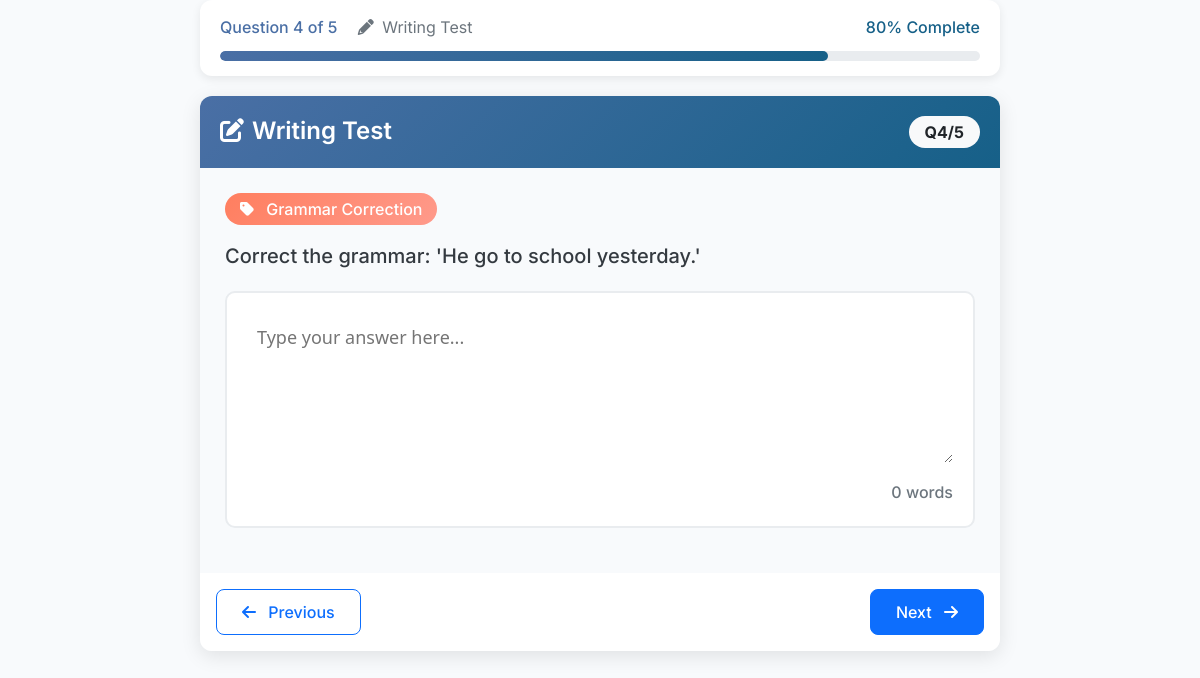
The app's page /writing/test/2/question/4/ (signed in) with its own data.
### writing/models.py (models this page shows, shortened)
class WritingQuestion(models.Model):
    QUESTION_TYPES = [
        ('picture_description', 'Picture Description'),
        ('tense_change', 'Tense Change'),
        ('article_complete', 'Article Completion'),
        ('dictation', 'Dictation'),
        ('grammar_correction', 'Grammar Correction'),
    ]
    test = models.ForeignKey(WritingTest, on_delete=models.CASCADE, related_name='questions')
    order = models.IntegerField(default=1)
    question_type = models.CharField(max_length=50, choices=QUESTION_TYPES)
    prompt = models.TextField()
    correct_answer = models.TextField(help_text="Main correct answer for auto-checking")
    acceptable_answers = models.JSONField(default=list, blank=True, help_text="List of other acceptable answers in JSON format")
    explanation = models.TextField(blank=True)
    picture_filename = models.CharField(max_length=200, blank=True, help_text="Name of image file in static folder")
    required_keywords = models.JSONField(default=list, blank=True, help_text="Keywords that should be present")
    min_sentences = models.IntegerField(default=2)
    min_words = models.IntegerField(default=15)
    max_words = models.IntegerField(default=50)
    audio_filename = models.CharField(max_length=200, blank=True, help_text="Name of audio file for dictation")

### writing/views.py (the view)
# urls.py: path('test/<int:test_id>/question/<int:question_number>/', views.writing_question, name='writing_question'),
@login_required
@pretest_access_required('writing')
def writing_question(request, test_id, question_number):
    test = get_object_or_404(WritingTest, id=test_id, is_active=True)
    try:
        question = WritingQuestion.objects.get(test=test, order=question_number)
    except WritingQuestion.DoesNotExist:
        return redirect('writing:writing_test_home', test_id=test.id)
    total_questions = test.questions.count()
    session_key = get_session_key(request)
    previous_response = WritingResponse.objects.filter(
        session_key=session_key,
        question=question
    ).first()
    next_question = question_number + 1 if question_number < total_questions else None
    prev_question = question_number - 1 if question_number > 1 else None
    progress_percentage = int((question_number / total_questions) * 100)
    context = {
        'test': test,
        'question': question,
        'question_number': question_number,
        'total_questions': total_questions,
        'progress_percentage': progress_percentage,
        'next_question': next_question,
        'prev_question': prev_question,
        'previous_answer': previous_response.user_answer if previous_response else '',
    }
    return render(request, 'writing/writing_question.html', context)

### home_page/context_processors.py (called while the page is built)
def user_profile_context(request):
    context = {
        'user_logged_in': request.user.is_authenticated,
        'pretest_completed': False,
        'user_profile': None,
    }
    if request.user.is_authenticated:
        try:
            profile = StudentProfile.objects.get(user=request.user)
            context['user_profile'] = profile
            context['pretest_completed'] = profile.pretest_completed
        except StudentProfile.DoesNotExist:
            profile = StudentProfile.objects.create(user=request.user)
            context['user_profile'] = profile
            context['pretest_completed'] = False
    return context

### writing/views.py (called while the page is built)
def get_session_key(request):
    if not request.session.session_key:
        request.session.create()
    return request.session.session_key

### writing/templates/writing/writing_question.html (shortened to what this page needs)
{% extends 'writing/base.html' %}
{% load static %}
{% block content %}
<div class="writing-container">
    <div class="progress-container">
        <div class="d-flex justify-content-between align-items-center">
            <div>
                <span class="progress-text" style="color: #4a6fa5;">
                    Question {{ question_number }} of {{ total_questions }}
                </span>
                <span class="text-muted ms-3">
                    <i class="fas fa-pencil-alt me-1"></i>
                    Writing Test
                </span>
            </div>
            <span class="progress-text" style="color: #166088;">
                {{ progress_percentage }}% Complete
            </span>
        </div>
        <div class="progress">
            <div class="progress-bar" role="progressbar"
                 style="width: {{ progress_percentage }}%"
                 aria-valuenow="{{ progress_percentage }}"
                 aria-valuemin="0"
                 aria-valuemax="100">
            </div>
        </div>
    </div>
    <div class="question-card">
        <div class="question-header">
            <div class="d-flex justify-content-between align-items-center">
                <h3 class="mb-0">
                    <i class="fas fa-edit me-2"></i>Writing Test
                </h3>
                <div class="badge bg-light text-dark px-3 py-2 rounded-pill">
                    Q{{ question_number }}/{{ total_questions }}
                </div>
            </div>
        </div>
        <div class="question-body">
            <div class="mb-3">
                <span class="question-type-badge badge"
                      style="background: linear-gradient(135deg, #ff7e5f, #ff9a8b); color: white;">
                    <i class="fas fa-tag me-2"></i>
                    {{ question.get_question_type_display }}
                </span>
            </div>
            <div class="mb-3">
                <div class="question-prompt">
                    {{ question.prompt|linebreaks }}
                </div>
            </div>
            <div class="answer-box">
                <form id="answerForm">
                    <textarea id="userAnswer"
                              class="answer-textarea"
                              placeholder="Type your answer here..."
                              oninput="updateWordCount()"
                              spellcheck="false"
                              autocorrect="off"
                              autocapitalize="off"
                              autocomplete="off">{{ previous_answer }}</textarea>
                    <div class="word-counter">
                        <span id="wordCount">0</span> words
                    </div>
                </form>
            </div>
        </div>
        <div class="card-footer bg-white border-0 pt-3 pb-3">
            <div class="d-flex justify-content-between">
                {% if prev_question %}
                <a href="{% url 'writing:writing_question' test.id prev_question %}"
                   class="btn btn-outline-primary"
                   onclick="return autoSaveAndNavigate(this.href, 'prev')">
                    <i class="fas fa-arrow-left me-2"></i> Previous
                </a>
                {% else %}
                <div></div>
                {% endif %}
                <div>
                    {% if next_question %}
                    <a href="{% url 'writing:writing_question' test.id next_question %}"
                       class="btn btn-primary"
                       onclick="return autoSaveAndNavigate(this.href, 'next')">
                        Next <i class="fas fa-arrow-right ms-2"></i>
                    </a>
                    {% else %}
                    <button class="btn btn-warning" onclick="autoSaveAndFinish()">
                        <i class="fas fa-flag-checkered me-2"></i> Finish Test
                    </button>
                    {% endif %}
                </div>
            </div>
        </div>
    </div>
</div>
{% endblock %}

### writing/static/writing/css/styles.css (style rules this page uses)
:root { --primary-color: #4a6fa5; --secondary-color: #166088; --accent-color: #ff7e5f; --success-color: #28a745; --warning-color: #ffc107; --danger-color: #dc3545; }
body { background: linear-gradient(135deg, #f8f9fa 0%, #e9ecef 100%); font-family: 'Segoe UI', Tahoma, Geneva, Verdana, sans-serif; min-height: 100vh; }

### writing/templates/writing/base.html (style rules this page uses)
body { font-family: 'Inter', sans-serif; background: #f8fafc; font-size: 16px; line-height: 1.6; margin: 0; padding: 0; }

### writing/templates/writing/writing_question.html (style rules this page uses)
.writing-container { max-width: 800px; margin: 0 auto; }
.progress-container { background: white; border-radius: 12px; padding: 15px 20px; box-shadow: 0 3px 10px rgba(0,0,0,0.08); margin-bottom: 20px; }
.progress { height: 10px; border-radius: 5px; background-color: #e9ecef; margin-top: 10px; }
.progress-bar { background: linear-gradient(90deg, #4a6fa5, #166088); border-radius: 5px; }
.question-card { border: none; border-radius: 12px; box-shadow: 0 5px 20px rgba(0,0,0,0.1); overflow: hidden; }
.question-header { background: linear-gradient(135deg, #4a6fa5, #166088); color: white; padding: 20px; }
.question-body { padding: 25px; }
.answer-box { border: 2px solid #e9ecef; border-radius: 10px; padding: 20px; margin: 20px 0; transition: all 0.3s ease; background: white; }
.answer-textarea { width: 100%; border: none; outline: none; resize: vertical; min-height: 150px; font-size: 18px; line-height: 1.6; font-family: 'Segoe UI', Tahoma, Geneva, Verdana, sans-serif; padding: 10px; }
.word-counter { text-align: right; color: #6c757d; font-size: 16px; margin-top: 10px; font-weight: 500; }
.question-prompt { font-size: 20px; font-weight: 500; line-height: 1.5; color: #343a40; margin-bottom: 20px; }
.question-type-badge { font-size: 16px; font-weight: 500; padding: 8px 16px; border-radius: 20px; }
.btn { font-size: 16px; padding: 10px 25px; border-radius: 8px; font-weight: 500; }
.question-header h3 { font-size: 24px; font-weight: 600; }
.badge { font-size: 16px; padding: 8px 15px; }
.progress-text { font-size: 16px; font-weight: 500; }

### records on screen
WritingQuestion: question_type "Grammar Correction", prompt "Correct the grammar: 'He go to school yesterday.'"

### other values on screen
{{ question_number }} "4"
{{ total_questions }} "5"
{{ progress_percentage }} "80"
